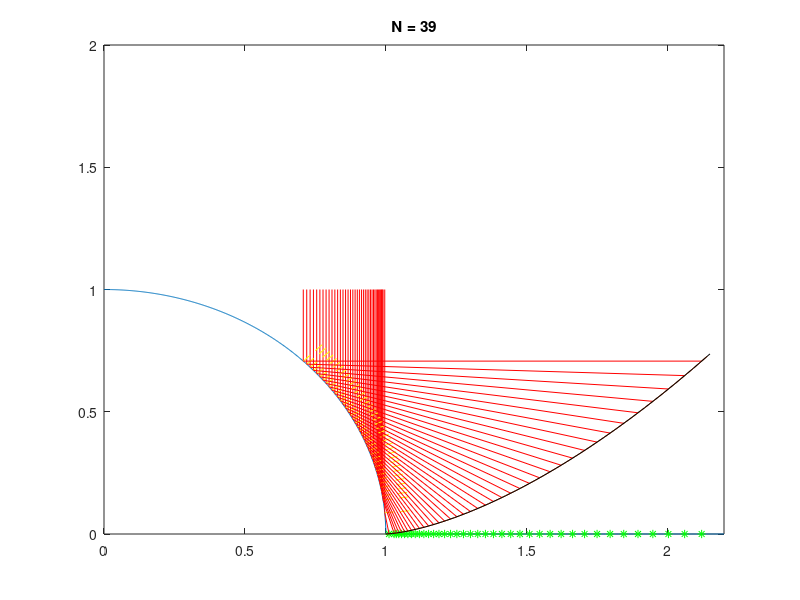

The MATLAB script that drew this image:
close all;
x = linspace(0,2.2,1001);
y = sqrt(max(0,1-x.^2)) + 0 * (x>=1) .* (-sqrt(max(0,1-(x-1).^2))+1);
% y = sqrt(max(0,1-x.^2)) + (x>1) .* (cos(x-1)+sec(x-1)-2);
plot(x,y)
hold on;

plotFLag = true;
% angles = linspace(3,45,8);
% angles = [20,40];
% angles = 30;
% angles = [15,30];
% angles = round(linspace(5,45,3));
% angles = [11,22,33]
% angles = [11,22,33,44];
angles = 3:0.5:45
angles = 45; 
% 
% angles = round(linspace(1,45,10));
% angles = [10,40];
angles = round(linspace(5,45,100));
equalDivided = false;

angles = round(linspace(5,45,500));


xarr = 1
yarr = 0;
counter = 0;
counterAll = 0;
y0 = 0;
marr =[];
for ang = angles
counter = counter + 1;
counterAll = counterAll + 1;
    
x_concave = cosd(ang);
y_concave = sind(ang);

P1 = [x_concave;y_concave];
vec = [-cosd(2*ang),sind(2*ang);-sind(2*ang),-cosd(2*ang)] * [0;1];
P2 = P1 + 10*vec;

m1 = (P2(2)-P1(2)) / (P2(1)-P1(1));
b1 = P2(2)-m1*P2(1);

m2 = tand(ang);
b2 = yarr(counter) - m2 * xarr(counter);

marr(counter+1) = m2;

xint = (b2-b1)/(m1-m2);
if xint < xarr(counter)
    counter = counter - 1;
    continue
end

xarr(counter+1) = xint + (xint-xarr(counter));
yarr(counter+1) = m2 * xarr(counter+1) + b2;

if equalDivided
    xarr(counter+1) = 1 + (2-1) / length(angles);
    yarr(counter+1) = m2 * xarr(counter+1) + b2;
end

P2 = [xint,m2 * xint + b2];
% if (counterAll == length(angles)) && 

% plot
if plotFLag
plot([x_concave,x_concave],[1,y_concave],'r');
% plot normal
plot([P1(1),1.1*P1(1)],[P1(2),1.1*P1(2)],'y--');
% plot reflected
plot(xint,0,'*g');
plot([P1(1),P2(1)],[P1(2),P2(2)],'r');
end

xlim([0,2.2]);
ylim([0,2]);

AngValidation(counterAll) = true;
end

xarr(end) = max(xarr(end),2);
yarr(end) = m2 * xarr(end) + b2;

xq = linspace(1,2.152,1e2);
yq = interp1(xarr,yarr,xq); 
plot(xq,yq);

plot(xarr , yarr,'k')
title(['N = ' num2str(counter)]);
% meshStr = [];
% currH = 0;
% for n=2:length(xarr)
%     meshStr = [meshStr 'min(' num2str(yarr(n)) ',max(' num2str(yarr(n-1)) ',' num2str(marr(n)) '*x-' num2str(-yarr(n)+marr(n)*xarr(n)) ')) + '];
%     currH = yarr(n);
% end
% meshStr(end-2:end) = [];

meshStr = 'z - (';
for n=2:length(xarr)
    func = [num2str(marr(n)) '.*x' num2str(-yarr(n)+marr(n)*xarr(n))];   
%     meshStr = [meshStr 'min(' num2str(yarr(n)) ',max(' num2str(yarr(n-1)) ',' num2str(marr(n)) '*x-1' num2str(-yarr(n)+marr(n)*xarr(n)) ')) + '];
    if n ~= length(xarr)
        meshStr = [meshStr '(x >= ' num2str(xarr(n-1)) ') .* (x < ' num2str(xarr(n)) ') .* (' num2str(marr(n)) '*x-' num2str(-yarr(n)+marr(n)*xarr(n)) ') + '];
    else
        meshStr = [meshStr '(x >= ' num2str(xarr(n-1)) ') .* (' num2str(marr(n)) '.*x-' num2str(-yarr(n)+marr(n)*xarr(n)) ')'];     
    end
end

meshStr = 'z - (';
for n=2:length(xarr)
    func = [num2str(marr(n)) '.*x' num2str(-yarr(n)+marr(n)*xarr(n))];   
%     meshStr = [meshStr 'min(' num2str(yarr(n)) ',max(' num2str(yarr(n-1)) ',' num2str(marr(n)) '*x-1' num2str(-yarr(n)+marr(n)*xarr(n)) ')) + '];
    if n ~= length(xarr)
        meshStr = [meshStr '(x >= ' num2str(xarr(n-1)) ') * (x < ' num2str(xarr(n)) ') * (' num2str(marr(n)) '*x-' num2str(-yarr(n)+marr(n)*xarr(n)) ') + '];
    else
        meshStr = [meshStr '(x >= ' num2str(xarr(n-1)) ') * (' num2str(marr(n)) '*x-' num2str(-yarr(n)+marr(n)*xarr(n)) ')'];     
    end
end
% meshStr = [meshStr '(x >=' num2str(xarr(n)) ') * ' num2str(yarr(n))];
% % meshStr(end-2:end) = [];
meshStr = [meshStr ')'];

meshStr = 'z - (';

for n=2:length(xarr)
    func = [num2str(marr(n)) '.*abs(x)' num2str(-yarr(n)+marr(n)*xarr(n))];   
%     meshStr = [meshStr 'min(' num2str(yarr(n)) ',max(' num2str(yarr(n-1)) ',' num2str(marr(n)) '*x-1' num2str(-yarr(n)+marr(n)*xarr(n)) ')) + '];
    if n ~= length(xarr)
        meshStr = [meshStr '(abs(x) >= ' num2str(xarr(n-1)) ') * (abs(x) < ' num2str(xarr(n)) ') * (' num2str(marr(n)) '*abs(x)-' num2str(-yarr(n)+marr(n)*xarr(n)) ') + '];
    else
        meshStr = [meshStr '(abs(x) >= ' num2str(xarr(n-1)) ') * (' num2str(marr(n)) '*abs(x)-' num2str(-yarr(n)+marr(n)*xarr(n)) ')'];     
    end
end
% meshStr = [meshStr '(x >=' num2str(xarr(n)) ') * ' num2str(yarr(n))];
% % meshStr(end-2:end) = [];
meshStr = [meshStr ')'];

meshStr

meshStr = strrep(meshStr,'abs(x)','sqrt(x^2+y^2)')% x = linspace(1,2,100);
% plot(x,eval(meshStr(5:end)));

% imshow(renderedImages,[]); colorbar
% plot(renderedImages(128,:))


